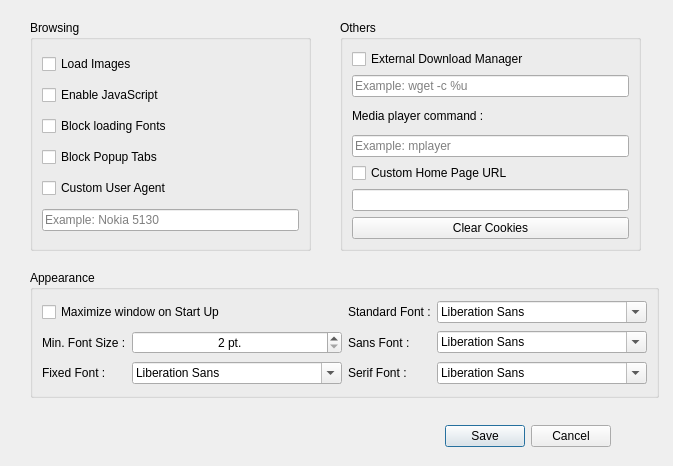
<?xml version="1.0" encoding="UTF-8"?>
<ui version="4.0">
 <class>SettingsDialog</class>
 <widget class="QDialog" name="SettingsDialog">
  <property name="geometry">
   <rect>
    <x>0</x>
    <y>0</y>
    <width>673</width>
    <height>466</height>
   </rect>
  </property>
  <property name="windowTitle">
   <string>Settings</string>
  </property>
  <property name="modal">
   <bool>true</bool>
  </property>
  <widget class="QDialogButtonBox" name="buttonBox">
   <property name="geometry">
    <rect>
     <x>20</x>
     <y>420</y>
     <width>591</width>
     <height>32</height>
    </rect>
   </property>
   <property name="orientation">
    <enum>Qt::Horizontal</enum>
   </property>
   <property name="standardButtons">
    <set>QDialogButtonBox::Cancel|QDialogButtonBox::Save</set>
   </property>
  </widget>
  <widget class="QGroupBox" name="groupBox">
   <property name="geometry">
    <rect>
     <x>30</x>
     <y>20</y>
     <width>281</width>
     <height>231</height>
    </rect>
   </property>
   <property name="title">
    <string>Browsing</string>
   </property>
   <layout class="QVBoxLayout" name="verticalLayout">
    <item>
     <widget class="QCheckBox" name="checkLoadImages">
      <property name="toolTip">
       <string>Load images in web pages</string>
      </property>
      <property name="text">
       <string>Load Images</string>
      </property>
     </widget>
    </item>
    <item>
     <widget class="QCheckBox" name="checkJavascript">
      <property name="toolTip">
       <string>Enable javascript in to make website properly working</string>
      </property>
      <property name="text">
       <string>Enable JavaScript</string>
      </property>
     </widget>
    </item>
    <item>
     <widget class="QCheckBox" name="checkFontLoad">
      <property name="text">
       <string>Block loading Fonts</string>
      </property>
     </widget>
    </item>
    <item>
     <widget class="QCheckBox" name="checkBlockPopups">
      <property name="toolTip">
       <string>Do not allow webpages to open new tabs</string>
      </property>
      <property name="text">
       <string>Block Popup Tabs</string>
      </property>
     </widget>
    </item>
    <item>
     <widget class="QCheckBox" name="checkUserAgent">
      <property name="text">
       <string>Custom User Agent</string>
      </property>
     </widget>
    </item>
    <item>
     <widget class="QLineEdit" name="useragentEdit">
      <property name="placeholderText">
       <string>Example: Nokia 5130</string>
      </property>
     </widget>
    </item>
   </layout>
  </widget>
  <widget class="QGroupBox" name="groupBox_2">
   <property name="geometry">
    <rect>
     <x>30</x>
     <y>270</y>
     <width>629</width>
     <height>128</height>
    </rect>
   </property>
   <property name="title">
    <string>Appearance</string>
   </property>
   <layout class="QGridLayout" name="gridLayout">
    <item row="2" column="2">
     <widget class="QLabel" name="label_sans">
      <property name="text">
       <string>Sans Font :</string>
      </property>
     </widget>
    </item>
    <item row="2" column="3">
     <widget class="QFontComboBox" name="sansfontCombo">
      <property name="maxVisibleItems">
       <number>20</number>
      </property>
     </widget>
    </item>
    <item row="2" column="0">
     <widget class="QLabel" name="label">
      <property name="text">
       <string>Min. Font Size :</string>
      </property>
     </widget>
    </item>
    <item row="2" column="1">
     <widget class="QSpinBox" name="spinFontSize">
      <property name="alignment">
       <set>Qt::AlignCenter</set>
      </property>
      <property name="suffix">
       <string> pt.</string>
      </property>
      <property name="minimum">
       <number>2</number>
      </property>
      <property name="maximum">
       <number>24</number>
      </property>
     </widget>
    </item>
    <item row="0" column="0" colspan="2">
     <widget class="QCheckBox" name="checkMaximize">
      <property name="text">
       <string>Maximize window on Start Up</string>
      </property>
     </widget>
    </item>
    <item row="0" column="2">
     <widget class="QLabel" name="label_standard">
      <property name="text">
       <string>Standard Font :</string>
      </property>
     </widget>
    </item>
    <item row="0" column="3">
     <widget class="QFontComboBox" name="standardfontCombo">
      <property name="maxVisibleItems">
       <number>20</number>
      </property>
     </widget>
    </item>
    <item row="3" column="3">
     <widget class="QFontComboBox" name="seriffontCombo">
      <property name="maxVisibleItems">
       <number>20</number>
      </property>
     </widget>
    </item>
    <item row="3" column="2">
     <widget class="QLabel" name="label_serif">
      <property name="text">
       <string>Serif Font :</string>
      </property>
     </widget>
    </item>
    <item row="3" column="1">
     <widget class="QFontComboBox" name="fixedfontCombo">
      <property name="maxVisibleItems">
       <number>20</number>
      </property>
     </widget>
    </item>
    <item row="3" column="0">
     <widget class="QLabel" name="label_fixed">
      <property name="text">
       <string>Fixed Font :</string>
      </property>
     </widget>
    </item>
   </layout>
  </widget>
  <widget class="QGroupBox" name="groupBox_3">
   <property name="geometry">
    <rect>
     <x>340</x>
     <y>20</y>
     <width>301</width>
     <height>231</height>
    </rect>
   </property>
   <property name="title">
    <string>Others</string>
   </property>
   <layout class="QVBoxLayout" name="verticalLayout_2">
    <item>
     <widget class="QCheckBox" name="checkDownMan">
      <property name="toolTip">
       <string>Start dwnload in external download manager</string>
      </property>
      <property name="text">
       <string>External Download Manager</string>
      </property>
     </widget>
    </item>
    <item>
     <widget class="QLineEdit" name="downManEdit">
      <property name="toolTip">
       <string>This must contain %u in place of URL</string>
      </property>
      <property name="placeholderText">
       <string>Example: wget -c %u</string>
      </property>
     </widget>
    </item>
    <item>
     <widget class="QLabel" name="label_MediaPlayer">
      <property name="text">
       <string>Media player command :</string>
      </property>
     </widget>
    </item>
    <item>
     <widget class="QLineEdit" name="mediaPlayerEdit">
      <property name="placeholderText">
       <string>Example: mplayer</string>
      </property>
     </widget>
    </item>
    <item>
     <widget class="QCheckBox" name="checkHomePage">
      <property name="text">
       <string>Custom Home Page URL</string>
      </property>
     </widget>
    </item>
    <item>
     <widget class="QLineEdit" name="homepageEdit"/>
    </item>
    <item>
     <widget class="QPushButton" name="cookiesButton">
      <property name="text">
       <string>Clear Cookies</string>
      </property>
     </widget>
    </item>
   </layout>
  </widget>
 </widget>
 <resources/>
 <connections>
  <connection>
   <sender>buttonBox</sender>
   <signal>accepted()</signal>
   <receiver>SettingsDialog</receiver>
   <slot>accept()</slot>
   <hints>
    <hint type="sourcelabel">
     <x>248</x>
     <y>254</y>
    </hint>
    <hint type="destinationlabel">
     <x>157</x>
     <y>274</y>
    </hint>
   </hints>
  </connection>
  <connection>
   <sender>buttonBox</sender>
   <signal>rejected()</signal>
   <receiver>SettingsDialog</receiver>
   <slot>reject()</slot>
   <hints>
    <hint type="sourcelabel">
     <x>316</x>
     <y>260</y>
    </hint>
    <hint type="destinationlabel">
     <x>286</x>
     <y>274</y>
    </hint>
   </hints>
  </connection>
 </connections>
</ui>
